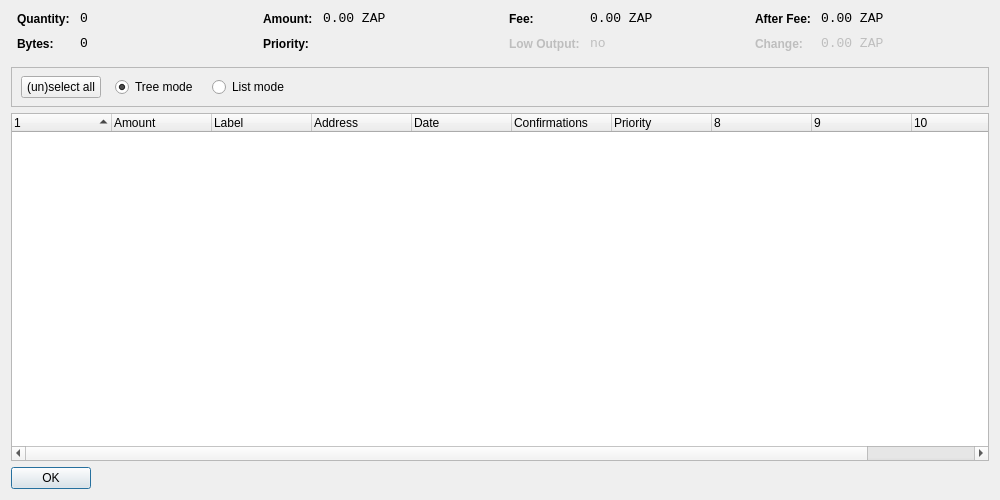
<?xml version="1.0" encoding="UTF-8"?>
<ui version="4.0">
 <class>CoinControlDialog</class>
 <widget class="QDialog" name="CoinControlDialog">
  <property name="geometry">
   <rect>
    <x>0</x>
    <y>0</y>
    <width>1000</width>
    <height>500</height>
   </rect>
  </property>
  <property name="windowTitle">
   <string>Coin Control</string>
  </property>
  <layout class="QVBoxLayout" name="verticalLayout">
   <item>
    <layout class="QHBoxLayout" name="horizontalLayoutTop" stretch="0,0,0,0">
     <property name="topMargin">
      <number>0</number>
     </property>
     <property name="bottomMargin">
      <number>10</number>
     </property>
     <item>
      <layout class="QFormLayout" name="formLayoutCoinControl1">
       <property name="horizontalSpacing">
        <number>10</number>
       </property>
       <property name="verticalSpacing">
        <number>10</number>
       </property>
       <property name="leftMargin">
        <number>6</number>
       </property>
       <property name="rightMargin">
        <number>6</number>
       </property>
       <item row="0" column="0">
        <widget class="QLabel" name="labelCoinControlQuantityText">
         <property name="styleSheet">
          <string notr="true">font-weight:bold;</string>
         </property>
         <property name="text">
          <string>Quantity:</string>
         </property>
        </widget>
       </item>
       <item row="0" column="1">
        <widget class="QLabel" name="labelCoinControlQuantity">
         <property name="font">
          <font>
           <family>Monospace</family>
           <pointsize>10</pointsize>
          </font>
         </property>
         <property name="cursor">
          <cursorShape>IBeamCursor</cursorShape>
         </property>
         <property name="contextMenuPolicy">
          <enum>Qt::ActionsContextMenu</enum>
         </property>
         <property name="text">
          <string notr="true">0</string>
         </property>
         <property name="textInteractionFlags">
          <set>Qt::LinksAccessibleByMouse|Qt::TextSelectableByKeyboard|Qt::TextSelectableByMouse</set>
         </property>
        </widget>
       </item>
       <item row="1" column="0">
        <widget class="QLabel" name="labelCoinControlBytesText">
         <property name="styleSheet">
          <string notr="true">font-weight:bold;</string>
         </property>
         <property name="text">
          <string>Bytes:</string>
         </property>
        </widget>
       </item>
       <item row="1" column="1">
        <widget class="QLabel" name="labelCoinControlBytes">
         <property name="font">
          <font>
           <family>Monospace</family>
           <pointsize>10</pointsize>
          </font>
         </property>
         <property name="cursor">
          <cursorShape>IBeamCursor</cursorShape>
         </property>
         <property name="contextMenuPolicy">
          <enum>Qt::ActionsContextMenu</enum>
         </property>
         <property name="text">
          <string notr="true">0</string>
         </property>
         <property name="textInteractionFlags">
          <set>Qt::LinksAccessibleByMouse|Qt::TextSelectableByKeyboard|Qt::TextSelectableByMouse</set>
         </property>
        </widget>
       </item>
      </layout>
     </item>
     <item>
      <layout class="QFormLayout" name="formLayoutCoinControl2">
       <property name="horizontalSpacing">
        <number>10</number>
       </property>
       <property name="verticalSpacing">
        <number>10</number>
       </property>
       <property name="leftMargin">
        <number>6</number>
       </property>
       <property name="rightMargin">
        <number>6</number>
       </property>
       <item row="0" column="0">
        <widget class="QLabel" name="labelCoinControlAmountText">
         <property name="styleSheet">
          <string notr="true">font-weight:bold;</string>
         </property>
         <property name="text">
          <string>Amount:</string>
         </property>
        </widget>
       </item>
       <item row="0" column="1">
        <widget class="QLabel" name="labelCoinControlAmount">
         <property name="font">
          <font>
           <family>Monospace</family>
           <pointsize>10</pointsize>
          </font>
         </property>
         <property name="cursor">
          <cursorShape>IBeamCursor</cursorShape>
         </property>
         <property name="contextMenuPolicy">
          <enum>Qt::ActionsContextMenu</enum>
         </property>
         <property name="text">
          <string notr="true">0.00 ZAP</string>
         </property>
         <property name="textInteractionFlags">
          <set>Qt::LinksAccessibleByMouse|Qt::TextSelectableByKeyboard|Qt::TextSelectableByMouse</set>
         </property>
        </widget>
       </item>
       <item row="1" column="0">
        <widget class="QLabel" name="labelCoinControlPriorityText">
         <property name="styleSheet">
          <string notr="true">font-weight:bold;</string>
         </property>
         <property name="text">
          <string>Priority:</string>
         </property>
        </widget>
       </item>
       <item row="1" column="1">
        <widget class="QLabel" name="labelCoinControlPriority">
         <property name="font">
          <font>
           <family>Monospace</family>
           <pointsize>10</pointsize>
          </font>
         </property>
         <property name="cursor">
          <cursorShape>IBeamCursor</cursorShape>
         </property>
         <property name="contextMenuPolicy">
          <enum>Qt::ActionsContextMenu</enum>
         </property>
         <property name="text">
          <string/>
         </property>
         <property name="textInteractionFlags">
          <set>Qt::LinksAccessibleByMouse|Qt::TextSelectableByKeyboard|Qt::TextSelectableByMouse</set>
         </property>
        </widget>
       </item>
      </layout>
     </item>
     <item>
      <layout class="QFormLayout" name="formLayoutCoinControl3">
       <property name="horizontalSpacing">
        <number>10</number>
       </property>
       <property name="verticalSpacing">
        <number>10</number>
       </property>
       <property name="leftMargin">
        <number>6</number>
       </property>
       <property name="rightMargin">
        <number>6</number>
       </property>
       <item row="0" column="0">
        <widget class="QLabel" name="labelCoinControlFeeText">
         <property name="styleSheet">
          <string notr="true">font-weight:bold;</string>
         </property>
         <property name="text">
          <string>Fee:</string>
         </property>
        </widget>
       </item>
       <item row="0" column="1">
        <widget class="QLabel" name="labelCoinControlFee">
         <property name="font">
          <font>
           <family>Monospace</family>
           <pointsize>10</pointsize>
          </font>
         </property>
         <property name="cursor">
          <cursorShape>IBeamCursor</cursorShape>
         </property>
         <property name="contextMenuPolicy">
          <enum>Qt::ActionsContextMenu</enum>
         </property>
         <property name="text">
          <string notr="true">0.00 ZAP</string>
         </property>
         <property name="textInteractionFlags">
          <set>Qt::LinksAccessibleByMouse|Qt::TextSelectableByKeyboard|Qt::TextSelectableByMouse</set>
         </property>
        </widget>
       </item>
       <item row="1" column="0">
        <widget class="QLabel" name="labelCoinControlLowOutputText">
         <property name="enabled">
          <bool>false</bool>
         </property>
         <property name="styleSheet">
          <string notr="true">font-weight:bold;</string>
         </property>
         <property name="text">
          <string>Low Output:</string>
         </property>
        </widget>
       </item>
       <item row="1" column="1">
        <widget class="QLabel" name="labelCoinControlLowOutput">
         <property name="enabled">
          <bool>false</bool>
         </property>
         <property name="font">
          <font>
           <family>Monospace</family>
           <pointsize>10</pointsize>
          </font>
         </property>
         <property name="cursor">
          <cursorShape>IBeamCursor</cursorShape>
         </property>
         <property name="contextMenuPolicy">
          <enum>Qt::ActionsContextMenu</enum>
         </property>
         <property name="text">
          <string notr="true">no</string>
         </property>
         <property name="textInteractionFlags">
          <set>Qt::LinksAccessibleByMouse|Qt::TextSelectableByKeyboard|Qt::TextSelectableByMouse</set>
         </property>
        </widget>
       </item>
      </layout>
     </item>
     <item>
      <layout class="QFormLayout" name="formLayoutCoinControl4">
       <property name="horizontalSpacing">
        <number>10</number>
       </property>
       <property name="verticalSpacing">
        <number>10</number>
       </property>
       <property name="leftMargin">
        <number>6</number>
       </property>
       <property name="rightMargin">
        <number>6</number>
       </property>
       <item row="0" column="0">
        <widget class="QLabel" name="labelCoinControlAfterFeeText">
         <property name="styleSheet">
          <string notr="true">font-weight:bold;</string>
         </property>
         <property name="text">
          <string>After Fee:</string>
         </property>
        </widget>
       </item>
       <item row="0" column="1">
        <widget class="QLabel" name="labelCoinControlAfterFee">
         <property name="font">
          <font>
           <family>Monospace</family>
           <pointsize>10</pointsize>
          </font>
         </property>
         <property name="cursor">
          <cursorShape>IBeamCursor</cursorShape>
         </property>
         <property name="contextMenuPolicy">
          <enum>Qt::ActionsContextMenu</enum>
         </property>
         <property name="text">
          <string notr="true">0.00 ZAP</string>
         </property>
         <property name="textInteractionFlags">
          <set>Qt::LinksAccessibleByMouse|Qt::TextSelectableByKeyboard|Qt::TextSelectableByMouse</set>
         </property>
        </widget>
       </item>
       <item row="1" column="0">
        <widget class="QLabel" name="labelCoinControlChangeText">
         <property name="enabled">
          <bool>false</bool>
         </property>
         <property name="styleSheet">
          <string notr="true">font-weight:bold;</string>
         </property>
         <property name="text">
          <string>Change:</string>
         </property>
        </widget>
       </item>
       <item row="1" column="1">
        <widget class="QLabel" name="labelCoinControlChange">
         <property name="enabled">
          <bool>false</bool>
         </property>
         <property name="font">
          <font>
           <family>Monospace</family>
           <pointsize>10</pointsize>
          </font>
         </property>
         <property name="cursor">
          <cursorShape>IBeamCursor</cursorShape>
         </property>
         <property name="contextMenuPolicy">
          <enum>Qt::ActionsContextMenu</enum>
         </property>
         <property name="text">
          <string notr="true">0.00 ZAP</string>
         </property>
         <property name="textInteractionFlags">
          <set>Qt::LinksAccessibleByMouse|Qt::TextSelectableByKeyboard|Qt::TextSelectableByMouse</set>
         </property>
        </widget>
       </item>
      </layout>
     </item>
    </layout>
   </item>
   <item>
    <widget class="QFrame" name="frame">
     <property name="minimumSize">
      <size>
       <width>0</width>
       <height>40</height>
      </size>
     </property>
     <property name="frameShape">
      <enum>QFrame::StyledPanel</enum>
     </property>
     <property name="frameShadow">
      <enum>QFrame::Sunken</enum>
     </property>
     <widget class="QWidget" name="horizontalLayoutWidget">
      <property name="geometry">
       <rect>
        <x>10</x>
        <y>0</y>
        <width>781</width>
        <height>41</height>
       </rect>
      </property>
      <layout class="QHBoxLayout" name="horizontalLayoutPanel" stretch="0,0,0,0,0">
       <property name="spacing">
        <number>14</number>
       </property>
       <item>
        <widget class="QPushButton" name="pushButtonSelectAll">
         <property name="sizePolicy">
          <sizepolicy hsizetype="Maximum" vsizetype="Fixed">
           <horstretch>0</horstretch>
           <verstretch>0</verstretch>
          </sizepolicy>
         </property>
         <property name="text">
          <string>(un)select all</string>
         </property>
        </widget>
       </item>
       <item>
        <widget class="QRadioButton" name="radioTreeMode">
         <property name="sizePolicy">
          <sizepolicy hsizetype="Maximum" vsizetype="Fixed">
           <horstretch>0</horstretch>
           <verstretch>0</verstretch>
          </sizepolicy>
         </property>
         <property name="text">
          <string>Tree mode</string>
         </property>
         <property name="checked">
          <bool>true</bool>
         </property>
        </widget>
       </item>
       <item>
        <widget class="QRadioButton" name="radioListMode">
         <property name="sizePolicy">
          <sizepolicy hsizetype="Maximum" vsizetype="Fixed">
           <horstretch>0</horstretch>
           <verstretch>0</verstretch>
          </sizepolicy>
         </property>
         <property name="text">
          <string>List mode</string>
         </property>
        </widget>
       </item>
       <item>
        <spacer name="horizontalSpacer">
         <property name="orientation">
          <enum>Qt::Horizontal</enum>
         </property>
         <property name="sizeHint" stdset="0">
          <size>
           <width>40</width>
           <height>20</height>
          </size>
         </property>
        </spacer>
       </item>
      </layout>
     </widget>
    </widget>
   </item>
   <item>
    <widget class="CoinControlTreeWidget" name="treeWidget">
     <property name="contextMenuPolicy">
      <enum>Qt::CustomContextMenu</enum>
     </property>
     <property name="sortingEnabled">
      <bool>false</bool>
     </property>
     <property name="columnCount">
      <number>11</number>
     </property>
     <attribute name="headerShowSortIndicator" stdset="0">
      <bool>true</bool>
     </attribute>
     <attribute name="headerStretchLastSection">
      <bool>false</bool>
     </attribute>
     <column>
      <property name="text">
       <string/>
      </property>
     </column>
     <column>
      <property name="text">
       <string>Amount</string>
      </property>
     </column>
     <column>
      <property name="text">
       <string>Label</string>
      </property>
     </column>
     <column>
      <property name="text">
       <string>Address</string>
      </property>
     </column>
     <column>
      <property name="text">
       <string>Date</string>
      </property>
     </column>
     <column>
      <property name="text">
       <string>Confirmations</string>
      </property>
      <property name="toolTip">
       <string>Confirmed</string>
      </property>
     </column>
     <column>
      <property name="text">
       <string>Priority</string>
      </property>
     </column>
     <column>
      <property name="text">
       <string/>
      </property>
     </column>
     <column>
      <property name="text">
       <string/>
      </property>
     </column>
     <column>
      <property name="text">
       <string/>
      </property>
     </column>
     <column>
      <property name="text">
       <string/>
      </property>
     </column>
    </widget>
   </item>
   <item>
    <widget class="QDialogButtonBox" name="buttonBox">
     <property name="sizePolicy">
      <sizepolicy hsizetype="Maximum" vsizetype="Fixed">
       <horstretch>0</horstretch>
       <verstretch>0</verstretch>
      </sizepolicy>
     </property>
     <property name="orientation">
      <enum>Qt::Horizontal</enum>
     </property>
     <property name="standardButtons">
      <set>QDialogButtonBox::Ok</set>
     </property>
    </widget>
   </item>
  </layout>
 </widget>
 <customwidgets>
  <customwidget>
   <class>CoinControlTreeWidget</class>
   <extends>QTreeWidget</extends>
   <header>coincontroltreewidget.h</header>
  </customwidget>
 </customwidgets>
 <resources/>
 <connections/>
</ui>
